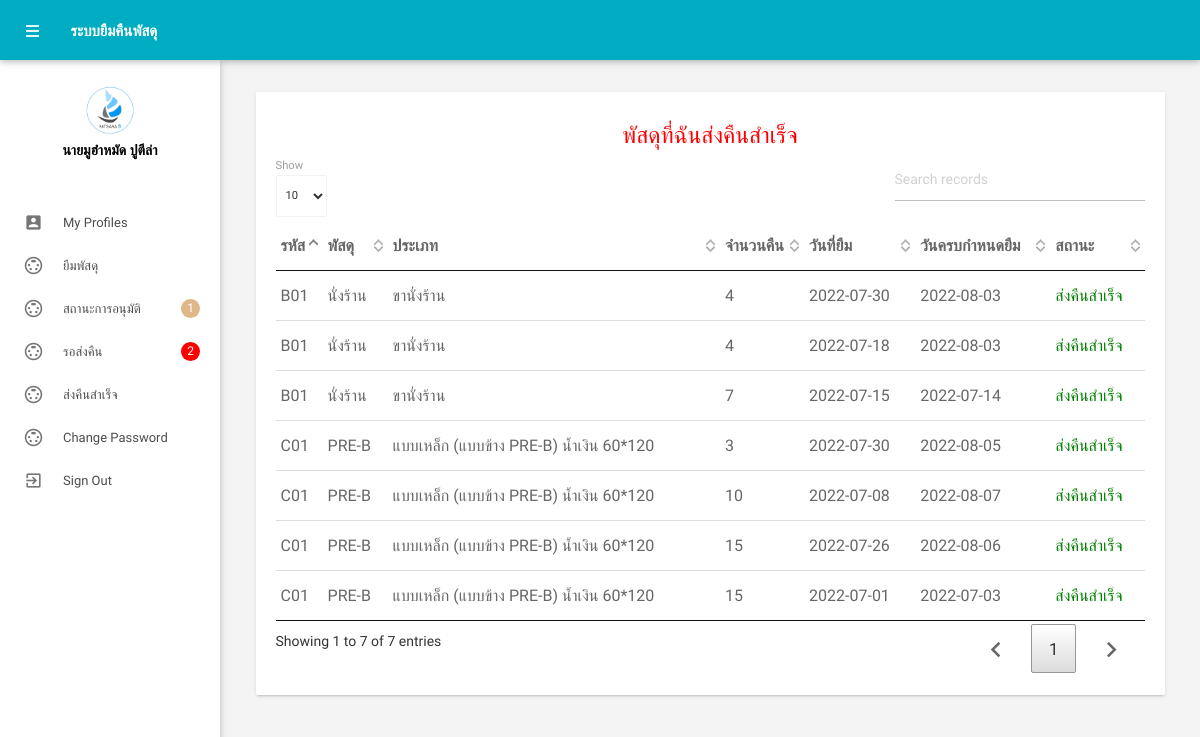
Screenshot of /returnpercellsuccess.php (signed in) with the database file from the repository.
### tables this page shows
CREATE TABLE `tblemployees` (
  `id` int(11) NOT NULL,
  `FirstName` varchar(150) NOT NULL,
  `LastName` varchar(150) NOT NULL,
  `EmailId` varchar(200) NOT NULL,
  `Password` varchar(180) NOT NULL,
  `Gender` varchar(100) NOT NULL,
  `Address` varchar(255) NOT NULL,
  `Phonenumber` char(11) NOT NULL,
  `RegDate` timestamp NOT NULL DEFAULT current_timestamp()
);

CREATE TABLE `tbborrow` (
  `BorrowId` int(11) NOT NULL,
  `Work1` varchar(150) NOT NULL,
  `Work2` varchar(150) NOT NULL,
  `BorrowAmount` int(4) NOT NULL,
  `BorrowRequest` date NOT NULL,
  `BorrowReturn` date NOT NULL,
  `Other` varchar(150) NOT NULL,
  `StatusBorrow` int(2) NOT NULL,
  `id` int(11) NOT NULL,
  `TypePercelIdAuto` int(8) NOT NULL,
  `TimeRequest` timestamp NOT NULL DEFAULT current_timestamp() ON UPDATE current_timestamp(),
  `NoteBorrow` varchar(150) NOT NULL,
  `refuseAmount` int(4) NOT NULL
);

CREATE TABLE `tbtypepercel` (
  `TypePercelIdAuto` int(8) NOT NULL,
  `TypePercelId` varchar(15) NOT NULL,
  `TypePercelName` varchar(255) NOT NULL,
  `typePercelAmount` int(11) NOT NULL,
  `PercelIdAuto` int(11) NOT NULL
);

CREATE TABLE `tbpercel` (
  `PercelName` varchar(80) NOT NULL,
  `PercelIdAuto` int(4) NOT NULL,
  `PercelId` varchar(15) NOT NULL
);

### returnpercellsuccess.php (the view, shortened to what this page needs)
<?php
include('includes/config.php');
?>
<!DOCTYPE html>
<html lang="en">
<head>
    <link type="text/css" rel="stylesheet" href="assets/plugins/materialize/css/materialize.min.css" />
    <link href="assets/plugins/material-preloader/css/materialPreloader.min.css" rel="stylesheet">
    <link href="assets/css/alpha.min.css" rel="stylesheet" type="text/css" />
    <link href="assets/css/custom.css" rel="stylesheet" type="text/css" />
    <link href="assets/plugins/datatables/css/jquery.dataTables.min.css" rel="stylesheet">
</head>
<body>
    <?php include('includes/header.php'); ?>
    <?php include('includes/sidebar.php'); ?>
    <main class="mn-inner">
        <div class="row">
            <div class="col s12 m12 l12">
                <div class="card">
                    <div class="card-content">
                        <h5 style="text-align:center; color:red;">พัสดุที่ฉันส่งคืนสำเร็จ</h5>
                        <table id="example" class="display responsive-table">
                            <thead>
                                <tr>
                                    <th>รหัส</th>
                                    <th>พัสดุ</th>
                                    <th>ประเภท</th>
                                    <th>จำนวนคืน</th>
                                    <th>วันที่ยืม</th>
                                    <th>วันครบกำหนดยืม</th>
                                    <th>สถานะ</th>
                                </tr>
                            </thead>
                            <tbody>
                                <?php
                                $id = $_SESSION['eid'];
                                $sql = "
                                SELECT a.refuseAmount,a.BorrowId,a.Work1,a.Work2,a.BorrowAmount,a.BorrowRequest
                                ,a.BorrowReturn,a.Other,b.StatusBorrowName,c.TypePercelId,a.NoteBorrow
                                , c.TypePercelName,d.PercelName FROM tbborrow as a
                                INNER JOIN tbstatusborrow as b ON a.StatusBorrow = b.StatusBorrow
                                INNER JOIN tbtypepercel as c ON a.TypePercelIdAuto = c.TypePercelIdAuto
                                INNER JOIN tbpercel as d ON d.PercelIdAuto = c.PercelIdAuto
                                WHERE id=:id AND b.StatusBorrowName = 'อนุมัติการเบิก' AND a.refuseAmount > 0;
                                ;
                                ";
                                $query = $dbh->prepare($sql);
                                $query->bindParam(':id', $id, PDO::PARAM_STR);
                                $query->execute();
                                $results = $query->fetchAll(PDO::FETCH_OBJ);
                                if ($query->rowCount() > 0) {
                                    foreach ($results as $result) {               ?>
                                        <tr>
                                            <td> <?php echo htmlentities($result->TypePercelId); ?></td>
                                            <td><?php echo htmlentities($result->PercelName); ?></td>
                                            <td><?php echo htmlentities($result->TypePercelName); ?></td>
                                            <td><?php echo htmlentities($result->refuseAmount); ?></td>
                                            <td><?php echo htmlentities($result->BorrowRequest); ?></td>
                                            <td><?php echo htmlentities($result->BorrowReturn); ?></td>
                                            <td>
                                                <span style="color:green;">ส่งคืนสำเร็จ</span>
                                            </td>
                                        </tr>
                                <?php
                                    }
                                } ?>
                            </tbody>
                        </table>
                    </div>
                </div>
            </div>
        </div>
    </main>
    </div>
    <div class="left-sidebar-hover"></div>
</body>
</html>

### includes/sidebar.php (shortened to what this page needs)
<aside id="slide-out" class="side-nav white fixed">
    <div class="side-nav-wrapper">
        <div class="center">
            <div class="sidebar-profile">
                <div class="sidebar-profile-image">
                    <img src="assets/images/icon-company.jpg" class="circle" alt="">
                </div>
                <div class="sidebar-profile-info">
                    <?php
                       $eid = $_SESSION['eid'];
                       $sql = "SELECT FirstName,LastName from  tblemployees where id=:eid";
                       $query = $dbh->prepare($sql);
                       $query->bindParam(':eid', $eid, PDO::PARAM_STR);
                       $query->execute();
                       $results = $query->fetchAll(PDO::FETCH_OBJ);
                       if ($query->rowCount() > 0) {
                           foreach ($results as $result) {               ?>
                            <p><?php echo htmlentities($result->FirstName . " " . $result->LastName); ?></p>
                    <?php }
                       } ?>
                </div>
            </div>
        </div>
        <ul class="sidebar-menu collapsible collapsible-accordion" data-collapsible="accordion">
            <li class="no-padding"><a class="waves-effect waves-grey" href="myprofile.php"><i class="material-icons">account_box</i>My Profiles</a></li>
            <li class="no-padding"><a class="waves-effect waves-grey" href="listpercel.php"><i class="material-icons">settings_input_svideo</i>ยืมพัสดุ</a></li>
            <li class="no-padding"><a class="waves-effect waves-grey" href="listhistory.php"><i class="material-icons">settings_input_svideo</i>สถานะการอนุมัติ
            <?php
                       $id=$_SESSION['eid'];
                       $sqlCount2 = "SELECT COUNT(StatusBorrow) as StatusBorrow FROM tbborrow WHERE StatusBorrow = 1 AND BorrowAmount > 0 AND id=:id";
                       $queryCount2 = $dbh->prepare($sqlCount2);
                       $queryCount2->bindParam(':id', $id);
                       $queryCount2->execute();
                       $resultsCount2 = $queryCount2->fetch(PDO::FETCH_ASSOC);
                       if ($resultsCount2['StatusBorrow'] > 0) { ?>
                        <span style="border-radius: 50%; background-color:burlywood; color:white;" class="badge"><?php echo $resultsCount2['StatusBorrow']; ?></span>
                    <?php }
                       ?>
           </a></li>
            <li class="no-padding"><a class="waves-effect waves-grey" href="returnpercel.php"><i class="material-icons">settings_input_svideo</i>รอส่งคืน
                    <?php
                       $sqlCount1 = "SELECT COUNT(StatusBorrow) as StatusBorrow FROM tbborrow WHERE StatusBorrow = 2 AND BorrowAmount > 0 AND id=:id";
                       $queryCount1 = $dbh->prepare($sqlCount1);
                       $queryCount1->bindParam(':id', $id);
                       $queryCount1->execute();
                       $resultsCount1 = $queryCount1->fetch(PDO::FETCH_ASSOC);
                       if ($resultsCount1['StatusBorrow'] > 0) { ?>
                        <span style="border-radius: 50%; background-color:red; color:white;" class="badge"><?php echo $resultsCount1['StatusBorrow']; ?></span>
                    <?php }
                       ?>
                </a></li>
            <li class="no-padding"><a class="waves-effect waves-grey" href="returnpercellsuccess.php"><i class="material-icons">settings_input_svideo</i>ส่งคืนสำเร็จ</a></li>
            <li class="no-padding"><a class="waves-effect waves-grey" href="emp-changepassword.php"><i class="material-icons">settings_input_svideo</i>Change Password</a></li>
            <li class="no-padding">
                <a class="waves-effect waves-grey" onclick="return confirm('แน่ใจหรือไหมที่จะออกจากระบบ ?');" href="logout.php"><i class="material-icons">exit_to_app</i>Sign
                    Out</a>
            </li>
        </ul>
    </div>
</aside>

### returnpercellsuccess.php (style rules this page uses)
body { font-family: 'IBM Plex Sans Thai Looped', sans-serif; }

### rows the page displays
tblemployees: FirstName+LastName "นายมูฮำหมัด ปูตีล่า"
tbborrow: TypePercelIdAuto.TypePercelId "B01", tbpercel.PercelName "นั่งร้าน", TypePercelIdAuto.TypePercelName "ขานั่งร้าน", refuseAmount "4", BorrowRequest "2022-07-30", BorrowReturn "2022-08-03"
tbborrow: TypePercelIdAuto.TypePercelId "B01", tbpercel.PercelName "นั่งร้าน", TypePercelIdAuto.TypePercelName "ขานั่งร้าน", refuseAmount "4", BorrowRequest "2022-07-18", BorrowReturn "2022-08-03"
tbborrow: TypePercelIdAuto.TypePercelId "B01", tbpercel.PercelName "นั่งร้าน", TypePercelIdAuto.TypePercelName "ขานั่งร้าน", refuseAmount "7", BorrowRequest "2022-07-15", BorrowReturn "2022-07-14"
tbborrow: TypePercelIdAuto.TypePercelId "C01", tbpercel.PercelName "PRE-B", TypePercelIdAuto.TypePercelName "แบบเหล็ก (แบบข้าง PRE-B) น้ำเงิน 60*120", refuseAmount "3", BorrowRequest "2022-07-30", BorrowReturn "2022-08-05"
tbborrow: TypePercelIdAuto.TypePercelId "C01", tbpercel.PercelName "PRE-B", TypePercelIdAuto.TypePercelName "แบบเหล็ก (แบบข้าง PRE-B) น้ำเงิน 60*120", refuseAmount "10", BorrowRequest "2022-07-08", BorrowReturn "2022-08-07"
tbborrow: TypePercelIdAuto.TypePercelId "C01", tbpercel.PercelName "PRE-B", TypePercelIdAuto.TypePercelName "แบบเหล็ก (แบบข้าง PRE-B) น้ำเงิน 60*120", refuseAmount "15", BorrowRequest "2022-07-26", BorrowReturn "2022-08-06"
tbborrow: TypePercelIdAuto.TypePercelId "C01", tbpercel.PercelName "PRE-B", TypePercelIdAuto.TypePercelName "แบบเหล็ก (แบบข้าง PRE-B) น้ำเงิน 60*120", refuseAmount "15", BorrowRequest "2022-07-01", BorrowReturn "2022-07-03"

### other values shown
$resultsCount2['StatusBorrow'] "1"
$resultsCount1['StatusBorrow'] "2"
